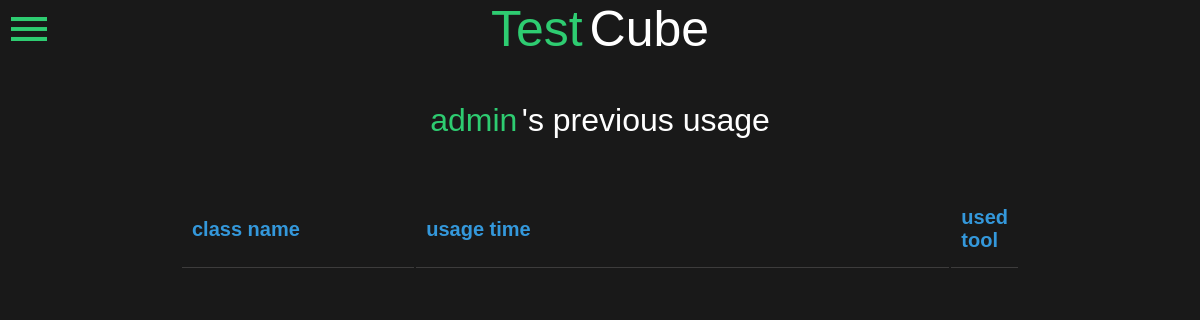
Page /run_randoop/previous/ (signed in) on the earlier database version.
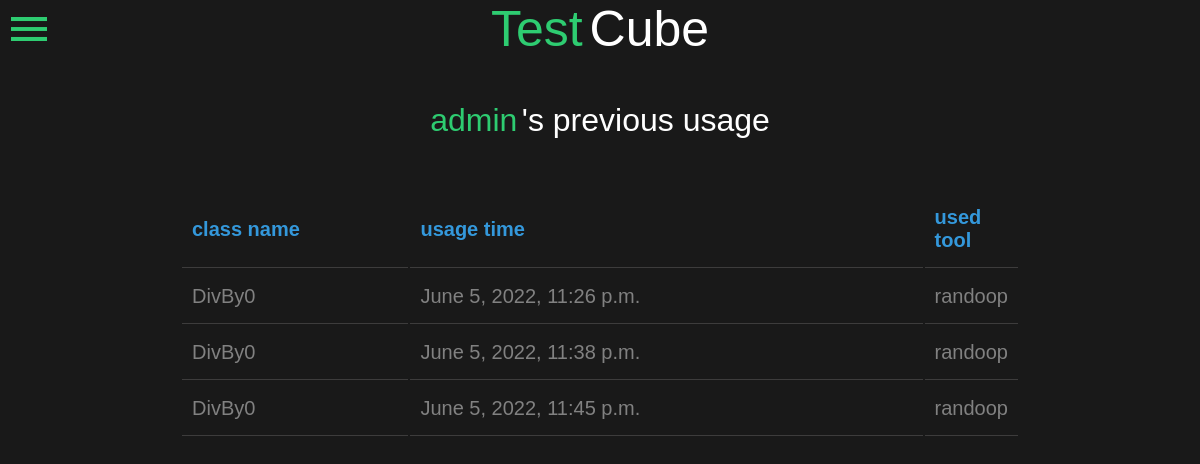
Same page on the later database version.
### run_randoop/models.py (models this page shows, shortened)
class User_Codes(models.Model):
    user = models.ForeignKey(User, on_delete=models.CASCADE)
    class_name = models.CharField(max_length=50, null=True)
    source_code = models.TextField()
    test_code = models.TextField()
    expected_behavior = models.TextField()
    report = models.TextField()
    date_time = models.DateTimeField(auto_now=True)
    used_tool = models.CharField(max_length=10, null=True)

### run_randoop/views.py (the view)
# urls.py: path('run_randoop/previous/', rr_views.viewHistory),
def viewHistory(request):
    cur_user = User.objects.get(name=request.user.username)
    code_dc = {
        "user_codes": cur_user.user_codes_set.all(),
    }
    return render(request, 'usage.html', code_dc)

### run_randoop/templates/usage.html (shortened to what this page needs)
<!DOCTYPE html>
<html>
<head>
</head>
<body>
    <div class="box">
        <span onclick="openNav()">
            <i class="material-icons" style="font-size:48px;color:#2ecc71; position: absolute; left: 5px; top: 5px;">menu</i>
        </span>
        <a href="../" style="font-size: 25px; text-decoration: none;">
            <h1 style="color: #2ecc71; display: inline;">Test</h1>
            <h1 style="display: unset;">Cube</h1>
        </a>
        <br>
        <svg height="5%" width="500px">
        </svg>
        <div style="padding-bottom: 50px;">
            <h1 style="color: #2ecc71; display: inline;">{{ request.user.username }}</h1>
            <h1 style="display: unset;">'s previous usage</h1>
        </div>
        <table style="width: 70%;margin-left:auto;margin-right:auto; text-align: left;">
            <tr>
                <th class="profile" style="color:#3498db;width: 30%;">class name</th>
                <th class="profile" style="color:#3498db;">usage time</th>
                <th class="profile" style="color:#3498db;">used tool</th>
            </tr>
            {% for code in user_codes %}
            <tr>
                <td class="profile" style="width: 30%;">
                    <a href="{{code.id}}">{{ code.class_name }}</a>
                </td>
                <td class="profile" style="padding-right: 0px;">
                    <a href="{{code.id}}">{{ code.date_time }}</a>
                </td>
                <td class="profile">
                    {{ code.used_tool }}
                </td>
            </tr>
            {% endfor %}
        </table>
    </div>
</body>
</html>

### run_randoop/templates/usage.html (style rules this page uses)
body { margin: 0; padding: 0; font-family: sans-serif; background: #191919; }
.box { width: 100%; height: 100%; position: absolute; top: 50%; left: 50%; transform: translate(-50%,-50%); background: #191919; text-align: center; }
.box h1 { color: white; font-weight: 500; }
.box table { width: 100%; }
.profile { width: 70%; margin-left:auto; margin-right:auto; text-align: left; font-size: 20px; color:#818181; padding: 15px 10px 15px 10px; border-bottom: solid 1px #545252a0; }
.profile a { color:#818181; text-decoration: none; }

Differences in the rows shown:
added User_Codes: class_name "DivBy0", date_time "June 5, 2022, 11:26 p.m.", used_tool "randoop"
added User_Codes: class_name "DivBy0", date_time "June 5, 2022, 11:38 p.m.", used_tool "randoop"
added User_Codes: class_name "DivBy0", date_time "June 5, 2022, 11:45 p.m.", used_tool "randoop"
